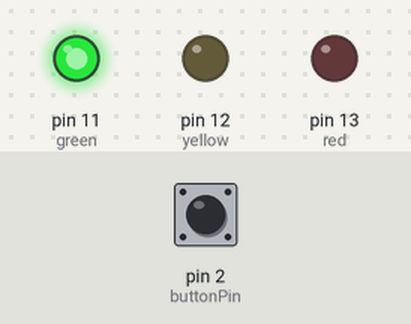
The sketch below on a simulated Arduino Uno, built with avr-gcc and run on an emulated ATmega328P. Shown: output pins drawn as LEDs (lit = HIGH). The test bench sets the inputs (shaded band); at power-on: pin 2 (buttonPin) LOW.

Above: at 2.0 s.
At 4.5 s:
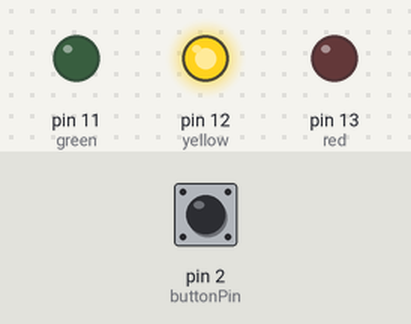
At 6.5 s:
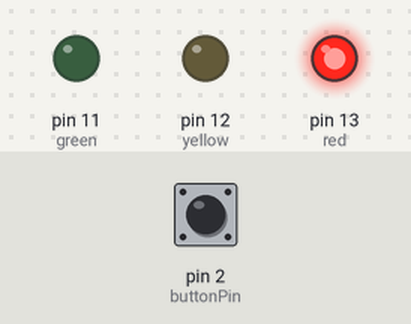
At 8.5 s:
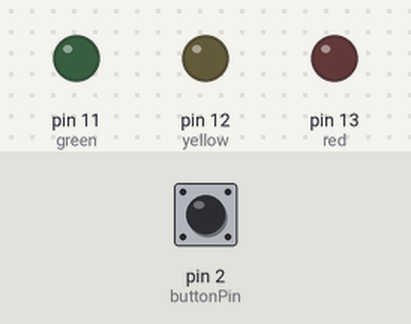
Timing chart, 0 to 11.7 s (numbered marks = the images above):
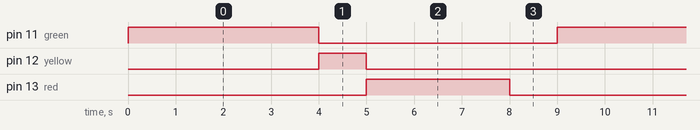

Measured:
- by itself, pin 11 (green): alternates HIGH for 4.0 s and LOW for 5.0 s
- by itself, pin 12 (yellow): alternates HIGH for 1.0 s and LOW for 8.0 s
- by itself, pin 13 (red): alternates HIGH for 3.0 s and LOW for 6.0 s

The sketch:

lab1button.ino
```cpp
// constants won't change. They're used here to set pin numbers:
const int buttonPin = 2;     // the number of the pushbutton pin
const int red =  13;      // the number of the LED pin
const int yellow = 12;
const int green = 11;

// variables will change:
int buttonState = 0;         // variable for reading the pushbutton status

void setup() {
  // initialize the LED pin as an output:
  pinMode(red, OUTPUT);
  pinMode(yellow, OUTPUT);
  pinMode(green, OUTPUT);
  // initialize the pushbutton pin as an input:
  pinMode(buttonPin, INPUT);
}

void loop() {
  // read the state of the pushbutton value:
  buttonState = digitalRead(buttonPin);

  // check if the pushbutton is pressed. If it is, the buttonState is HIGH:
  if (buttonState == HIGH) {
      digitalWrite(red, HIGH); // turn on LED
      delay(1000); // waits for a second
      digitalWrite(red, LOW); // turn off LED
      delay(1000); // waits for a
  } else {
    digitalWrite(green, HIGH); // turn on LED
    delay(4000); // waits for a second
    digitalWrite(green, LOW); // turn off LED
    //delay(500); // waits for a second

    digitalWrite(yellow, HIGH); // turn on LED
    delay(1000); // waits for a second
    digitalWrite(yellow, LOW); // turn off LED
    //delay(500); // waits for a second

    digitalWrite(red, HIGH); // turn on LED
    delay(3000); // waits for a second
    digitalWrite(red, LOW); // turn off LED
    delay(1000); // waits for a second
  }
}
```
